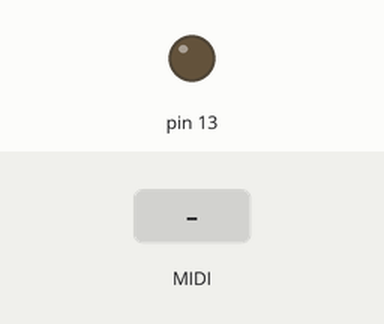
This program was run on a simulated Teensy 3. On the bench: output pins drawn as LEDs (lit = HIGH). Inputs (shaded band) come from the test bench.

Above: at 1.2 s.
1.3 s: MIDI note 60 received
At 1.45 s:
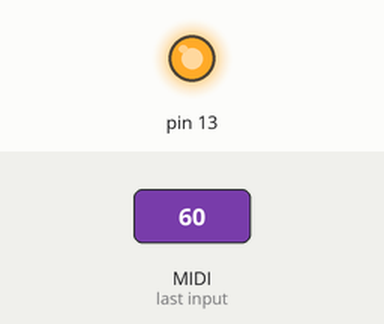
Timing chart, 0 to 4.3 s (numbered marks = the images above; inputs shaded):
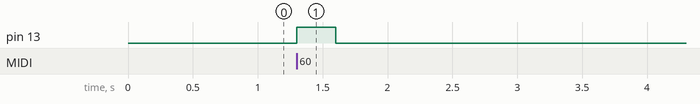

Measured:
- after the input at 1.3 s, pin 13: LOW → HIGH at once, → LOW 0.30 s later

The program:

main.cpp
```cpp
#include <Arduino.h>

// GOAL: Send MIDI from the PC, blink and LED on the Teensy

void OnNoteOn(byte channel, byte note, byte velocity)
{
  if (note == 60 && velocity > 0)
  {
    digitalWrite(13, HIGH); //turn on the LED
  }
}

void OnNoteOff(byte channel, byte note, byte velocity)
{
  if (note == 60)
  {
    digitalWrite(13, LOW);
  }
}

void setup()
{
  //associate a callback with a MIDI noteOn message
  pinMode(13, OUTPUT);
  //WHEN a noteOn arrives, wee'll call a particular function
  usbMIDI.setHandleNoteOn(OnNoteOn); //OnNoteOn() gets called when a NoteOn message arrives
  usbMIDI.setHandleNoteOff(OnNoteOff);
  Serial.begin(9600);
}

void loop()
{
  usbMIDI.read();
}
```
